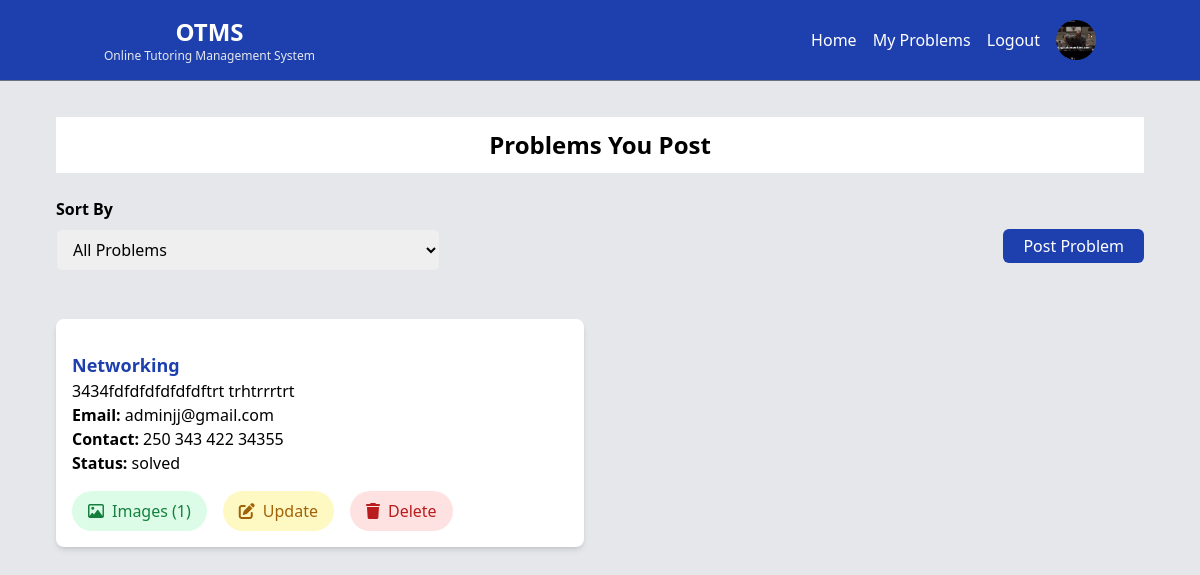
/user/my_problem.php (signed in), run on the app's committed database.
### tables this page shows
CREATE TABLE `users` (
  `user_id` int(11) NOT NULL,
  `user_name` varchar(50) NOT NULL,
  `email` varchar(110) NOT NULL,
  `password` varchar(110) NOT NULL,
  `profile_image` text DEFAULT NULL,
  `role` enum('user','admin') NOT NULL DEFAULT 'user'
);

CREATE TABLE `problems` (
  `problem_id` int(11) NOT NULL,
  `user_id` int(11) DEFAULT NULL,
  `category_id` int(11) DEFAULT NULL,
  `description` text NOT NULL,
  `email` varchar(50) NOT NULL,
  `contact` varchar(50) DEFAULT NULL,
  `status` varchar(30) DEFAULT 'pending',
  `created_at` timestamp NOT NULL DEFAULT current_timestamp()
);

CREATE TABLE `problem_categories` (
  `category_id` int(11) NOT NULL,
  `category_name` varchar(50) NOT NULL
);

### user/my_problem.php (the view, shortened to what this page needs)
<?php
include 'db.php';
include 'navbar.php';
$sort = $_GET['sort'] ?? 'all';
$user_id = $_SESSION['user_id'];
$sql = "SELECT p.problem_id, p.description, p.email, p.contact, p.status, u.user_name, pc.category_name, pc.category_id
        FROM problems p
        JOIN users u ON p.user_id = u.user_id
        JOIN problem_categories pc ON p.category_id = pc.category_id
        WHERE p.user_id = $user_id";
$result = $conn->query($sql);
?>
<!DOCTYPE html>
<html lang="en">
<head>
    <script src="../js/tailwind.js"></script>
    <link rel="stylesheet" href="https://cdnjs.cloudflare.com/ajax/libs/font-awesome/6.0.0-beta3/css/all.min.css">
</head>
<body>
    <div class=" md:mx-10 mx-5 my-8 px-4">
    <div class=" py-1">
        <h2 class="text-2xl font-bold mb-6 text-center bg-white p-3">Problems You Post</h2>
    <div class="flex justify-between items-center ">
        <form action="" method="get" class="mb-6">
            <label for="sort" class="block font-bold mb-2">Sort By</label>
            <select id="sort" name="sort" class="px-3 py-2 w-96 border focus:outline-none  rounded-md" onchange="this.form.submit()">
                <option value="all" <?= $sort == 'all' ? 'selected' : '' ?>>All Problems</option>
            </select>
        </form>
        <div class="">
        <a href="problem.php" class="text-white bg-blue-800 px-5 py-1.5 rounded-md">Post Problem</a>
     </div>
    </div>
        </div>
       <div class="grid grid-cols-1 md:grid-cols-2 gap-8 mt-5">
        <?php if (mysqli_num_rows($result) > 0): ?>
    <?php while ($row = $result->fetch_assoc()): ?>
        <div class="bg-white shadow-md rounded-lg p-4">
            <h3 class="text-lg  text-blue-800 font-bold"><?= htmlspecialchars($row['category_name']) ?></h3>
            <p class="text-black"><?= htmlspecialchars($row['description']) ?></p>
            <p class="text-black"> <span class="font-bold" >   Email: </span> <?= htmlspecialchars($row['email']) ?></p>
            <p class="text-black"> <span class="font-bold" >   Contact: </span> <?= htmlspecialchars($row['contact']) ?></p>
                    <p class="text-black"> <span class="font-bold" >   Status: </span> <?= htmlspecialchars($row['status']) ?></p>
            <div class="mt-4 flex flex-wrap items-center gap-4">
    <?php
    $images_count_sql = "SELECT COUNT(*) as count FROM problem_images WHERE problem_id = " . $row['problem_id'];
    $images_count_result = $conn->query($images_count_sql);
    $images_count = $images_count_result->fetch_assoc()['count'];
    ?>
    <?php if ($images_count > 0): ?>
        <button onclick="openImageModal(<?= $row['problem_id'] ?>, 'problem')" class="px-4 py-2 bg-green-100 text-green-700 rounded-full hover:bg-green-200 transition duration-300">
            <i class="far fa-image mr-2"></i>Images (<?= $images_count ?>)
        </button>
    <?php endif; ?>
    <button onclick="openUpdateModal(<?= $row['problem_id'] ?>)" class="px-4 py-2 bg-yellow-100 text-yellow-700 rounded-full hover:bg-yellow-200 transition duration-300">
        <i class="fas fa-edit mr-2"></i>Update
    </button>
<button onclick="deleteProblem(<?= $row['problem_id'] ?>)" class="px-4 py-2 bg-red-100 text-red-700 rounded-full hover:bg-red-200 transition duration-300">
    <i class="fas fa-trash mr-2"></i>Delete
</button>
</div>
          </div>
    <?php endwhile; ?>
    <?php else: ?>
        <div class="bg-red-100 p-4 w-full border-l-2 border-red-500">
             <p class="text-red-600 text-center text-2xl">No posted problems found.</p>
        </div>
    <?php endif; ?>
</div>
    </div>
</body>
</html>

### user/navbar.php (shortened to what this page needs)
  <body class="bg-gray-200 flex flex-col min-h-screen">
     <?php
    $user_id = $_SESSION['user_id'];
    $sql = "SELECT * FROM users WHERE user_id = '$user_id'";
    $result = $conn->query($sql);
    $row = $result->fetch_assoc();
    $profile_image = $row['profile_image'];
     ?>
    <nav class="bg-blue-800 text-white border-b border-gray-500 py-4 sticky top-0 z-50">
        <div class="container mx-auto flex justify-between items-center px-4">
            <div class="text-center">
            <h1 class="text-2xl font-bold">OTMS</h1>
            <p class="text-xs text-gray-200">Online Tutoring Management System</p>
            </div>
            <div class="flex items-center space-x-4">
                <a href="dashboard.php" class="text-white">Home</a>
                <a href="my_problem.php" class="text-white">My Problems</a>
                <a href="../logout.php" class="text-white">Logout</a>
                <img
                    src="../image/<?php echo $profile_image ?>"
                    alt="Profile"
                    class="w-10 h-10 rounded-full object-cover cursor-pointer"
                    onclick="sendToProfile()"
                />
            </div>
        </div>
    </nav>
</body>
</html>

### data on the page
users: profile_image (picture)
problems: category.category_name "Networking", description "3434fdfdfdfdfdfdftrt trhtrrrtrt", email "adminjj@gmail.com", contact "250 343 422 34355", status "solved", images_count "1"
